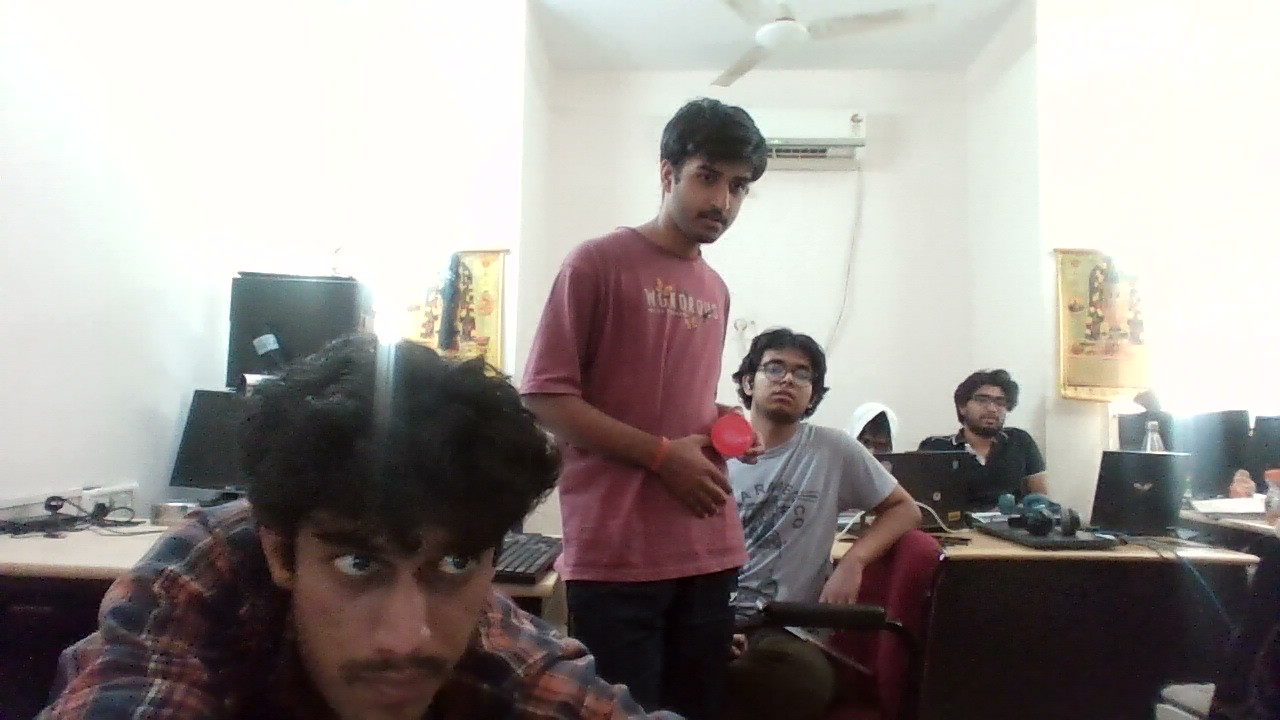
#> input picture main/tools/data/l (2).jpg, 1280 x 720 px
$ python -i seperate_layers.py   (imports and definitions only)
#> lines starting #> are read from the running program, lines starting #| are printed output that depends on the picture; after the words box and inside, x2 and y2 are one past the last pixel; in counts of white or black regions, pixels touching at a corner belong together
#> further down, picture is the input picture: shape (720, 1280, 3); mean B, G, R 147.5, 150.6, 156.2
import matplotlib.pyplot as plt
import matplotlib.cm as cm
import numpy as np
import cv2
import os

# [156 lines left out: functions save_images, save_new, plot_rgb_planes, not called in this run]

def save_sepreated_layers(img, layered=True, cmap='viridis', n_layers=5):

#> called with layered = True, cmap = 'viridis', n_layers = 5
    if layered:

        # Convert color image to grayscale if needed
        if len(img.shape) == 3:
            gray = cv2.cvtColor(img, cv2.COLOR_BGR2GRAY)
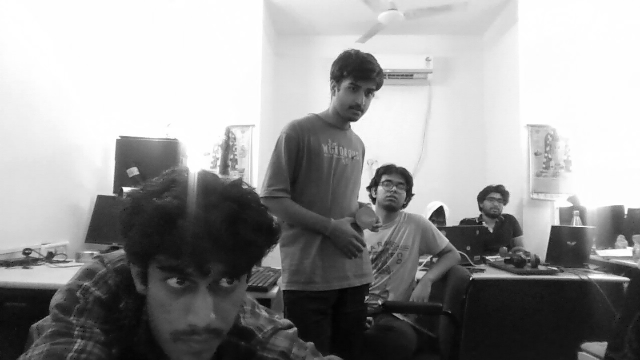
#> gray: shape (720, 1280) (shown at 1/2 size); min 0, max 255, mean 151.9
        else:
            gray = img

        # Create intensity ranges
        step = 256 // n_layers
        ranges = []

        for i in range(n_layers):
            low = i * step
            high = 255 if i == n_layers - 1 else (i + 1) * step
            ranges.append((low, high))

        parts = []

        for low, high in ranges:

            # Mask for intensity range
            mask = cv2.inRange(gray, low, high)

            # Extract region
            part = cv2.bitwise_and(gray, gray, mask=mask)

            parts.append(part)
#> this loop made 5 passes
#> pass 1, in save_sepreated_layers, `mask = cv2.inRange(gray, low, high)`:
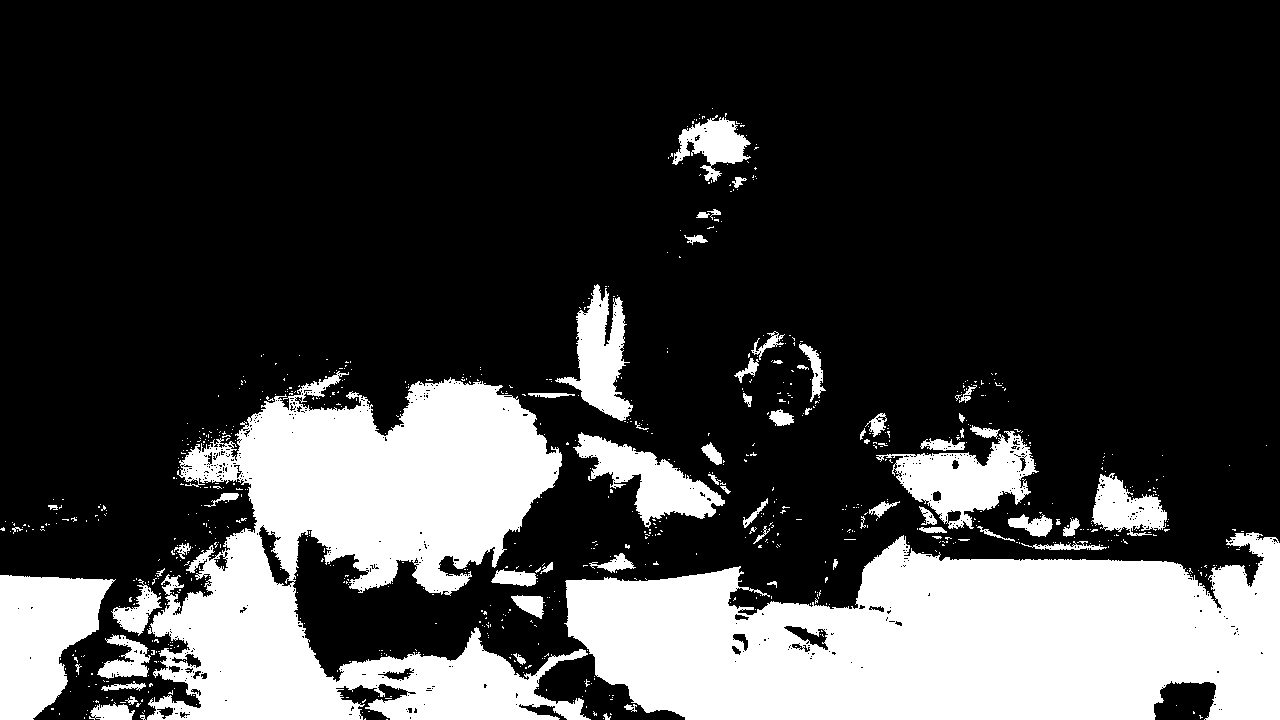
#> mask: shape (720, 1280); 24.8% white; 847 white regions (780 under 20 px), largest, box (x1, y1, x2, y2) and area: (564, 532, 1280, 720) 98887, (147, 371, 591, 720) 83152, (0, 575, 116, 720) 11032
#> pass 1, in save_sepreated_layers, `part = cv2.bitwise_and(gray, gray, mask=mask)`:
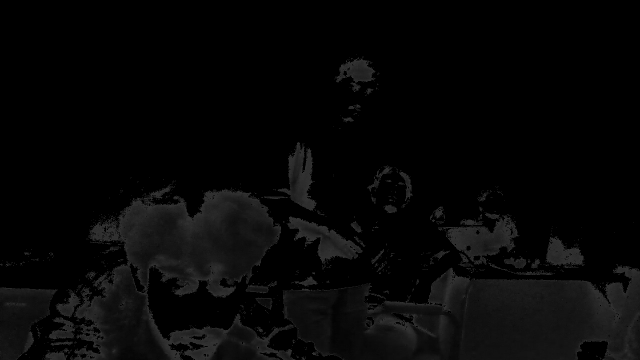
#> part: shape (720, 1280) (shown at 1/2 size); min 0, max 51, mean 6.7
#> pass 2, in save_sepreated_layers, `part = cv2.bitwise_and(gray, gray, mask=mask)`:
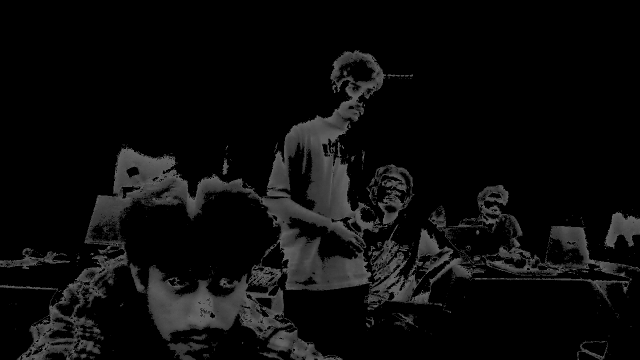
#> part: shape (720, 1280) (shown at 1/2 size); min 0, max 102, mean 11.7
#> after the loop, parts = 5 items

        # Plot results
        fig, axes = plt.subplots(
            1,
            len(parts) + 1,
            figsize=(4 * (len(parts) + 1), 5)
        )

        # Original image
        axes[0].imshow(gray, cmap=cmap)
        axes[0].set_title("Original")
        axes[0].axis("off")

        # Layered parts
        for i, part in enumerate(parts):
            axes[i + 1].imshow(part, cmap=cmap)
            axes[i + 1].set_title(
                f"{ranges[i][0]}-{ranges[i][1]}"
            )
            axes[i + 1].axis("off")

        plt.tight_layout()
        plt.show()
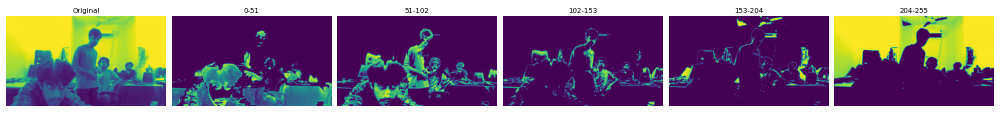
#> figure drawn by matplotlib, 6 panels
    else:
        hsv = cv2.cvtColor(img, cv2.COLOR_BGR2HSV)

        # [10 lines of commented-out code are left out]
        print("BYE")
        # save([hsv, yellow_part, blue_part])
        save_new(hsv)

>>> import cv2
>>> picture = cv2.imread('data/l (2).jpg')
>>> result = save_sepreated_layers(picture)

$ run again, on main/tools/data/l (4).jpg
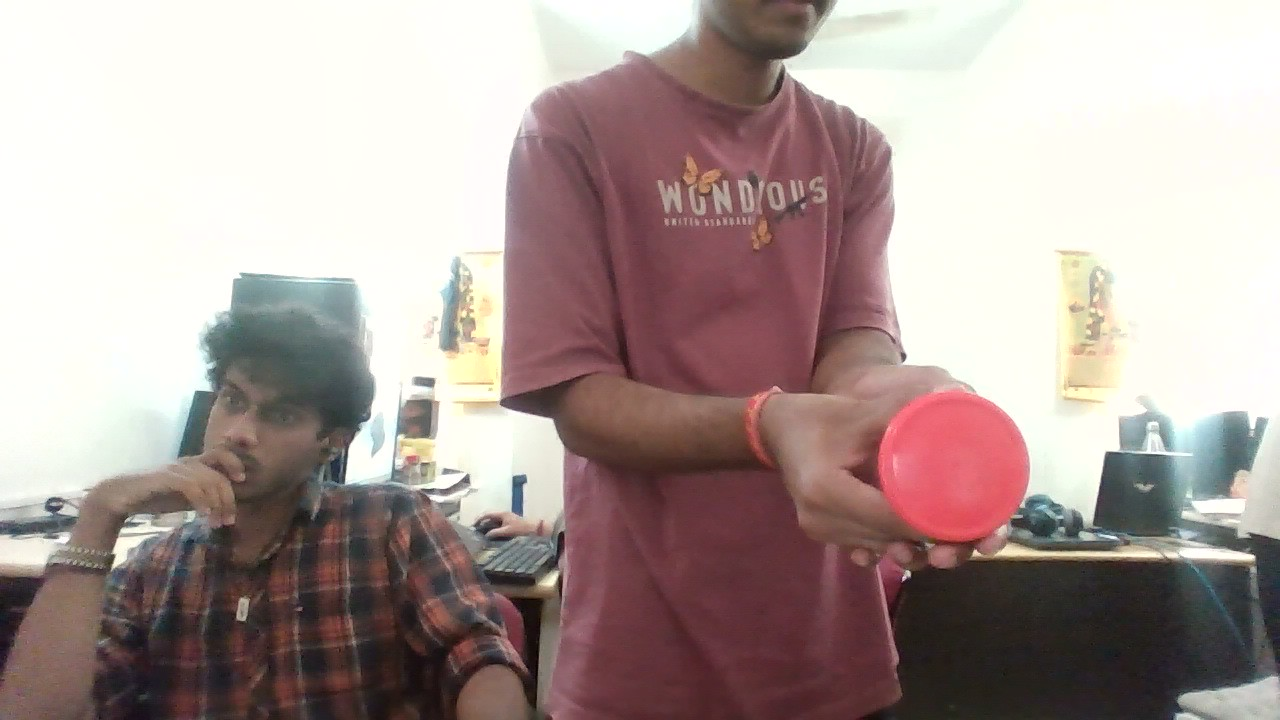
#> input picture main/tools/data/l (4).jpg, 1280 x 720 px
#> picture is the input picture: shape (720, 1280, 3); mean B, G, R 153.5, 157.1, 172.7
#> the loop in save_sepreated_layers, `for low, high in ranges:` made 5 passes
#> pass 1, in save_sepreated_layers, `mask = cv2.inRange(gray, low, high)`:
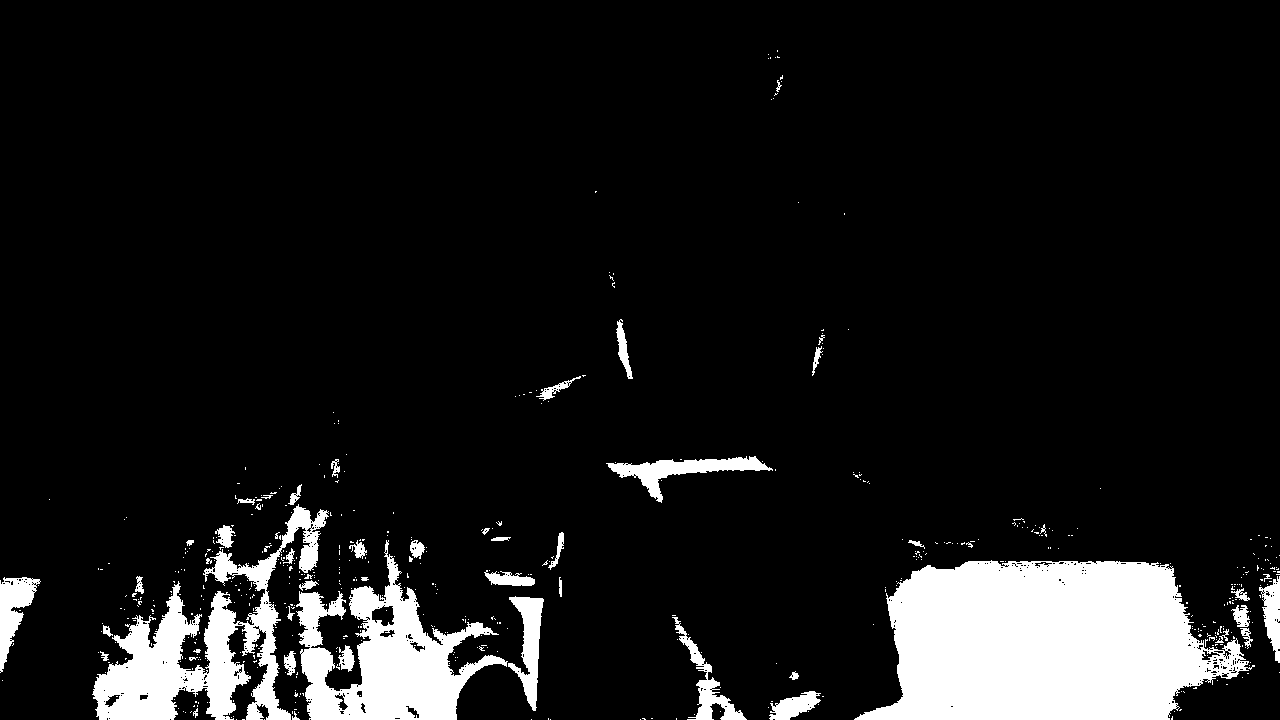
#> mask: shape (720, 1280); 10.1% white; 548 white regions (496 under 20 px), largest, box (x1, y1, x2, y2) and area: (854, 560, 1255, 720) 46650, (92, 504, 329, 720) 16292, (296, 540, 508, 720) 15490
#> pass 2, in save_sepreated_layers, `part = cv2.bitwise_and(gray, gray, mask=mask)`:
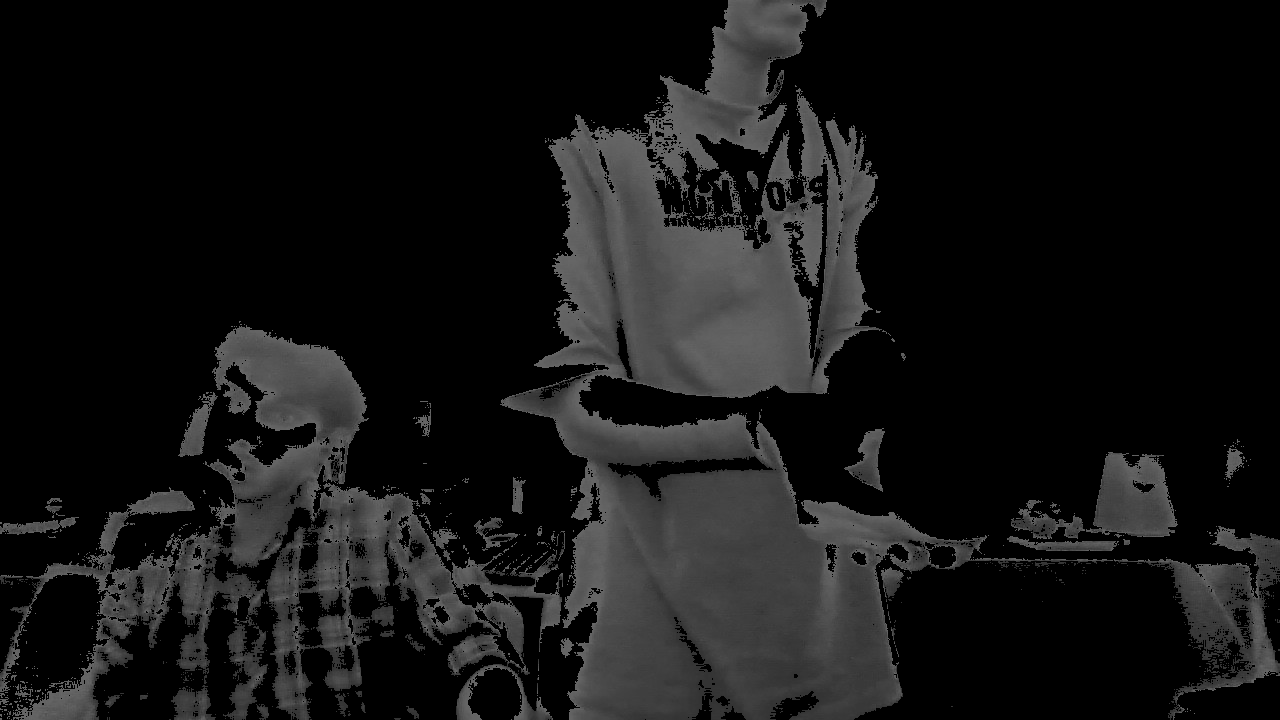
#> part: shape (720, 1280); min 0, max 102, mean 21
#> after the loop in save_sepreated_layers, `for low, high in ranges:`: parts = 5 items
#> the loop in save_sepreated_layers, `for i, part in enumerate(parts):` made 5 passes

$ run again, on main/tools/data/l.jpg
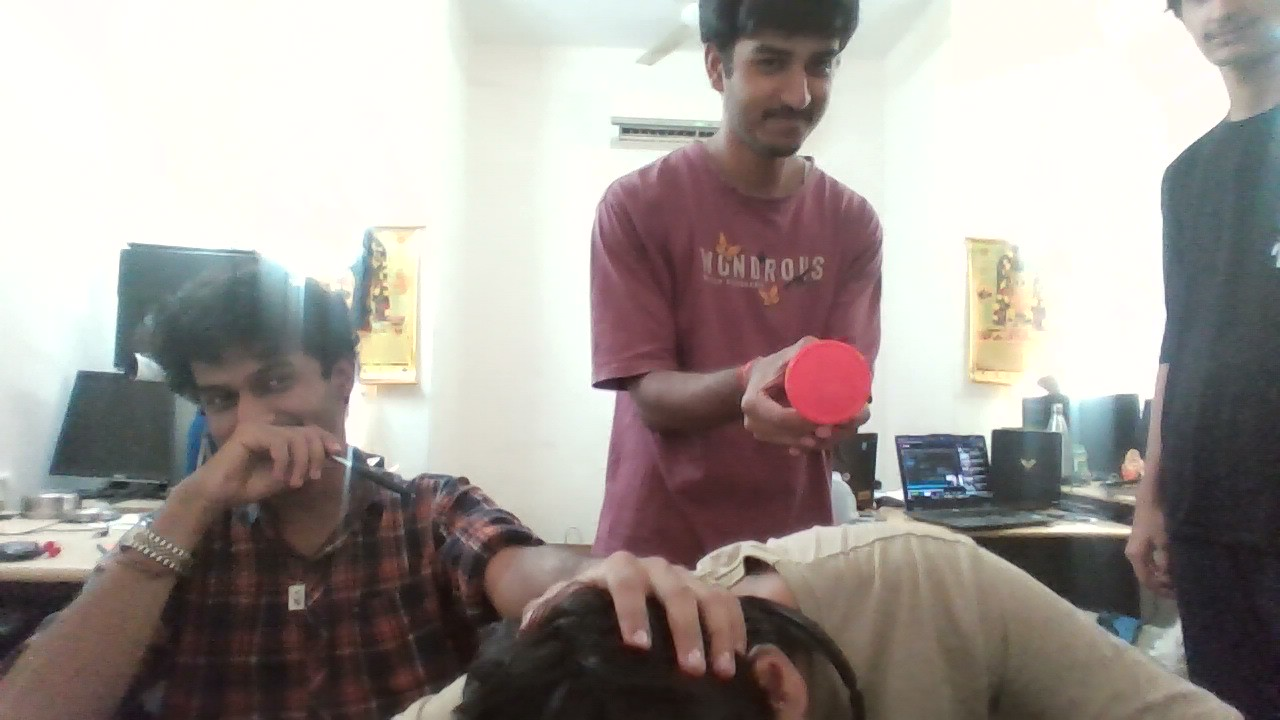
#> input picture main/tools/data/l.jpg, 1280 x 720 px
#> picture is the input picture: shape (720, 1280, 3); mean B, G, R 149.4, 153.6, 160.4
#> the loop in save_sepreated_layers, `for low, high in ranges:` made 5 passes
#> pass 1, in save_sepreated_layers, `mask = cv2.inRange(gray, low, high)`:
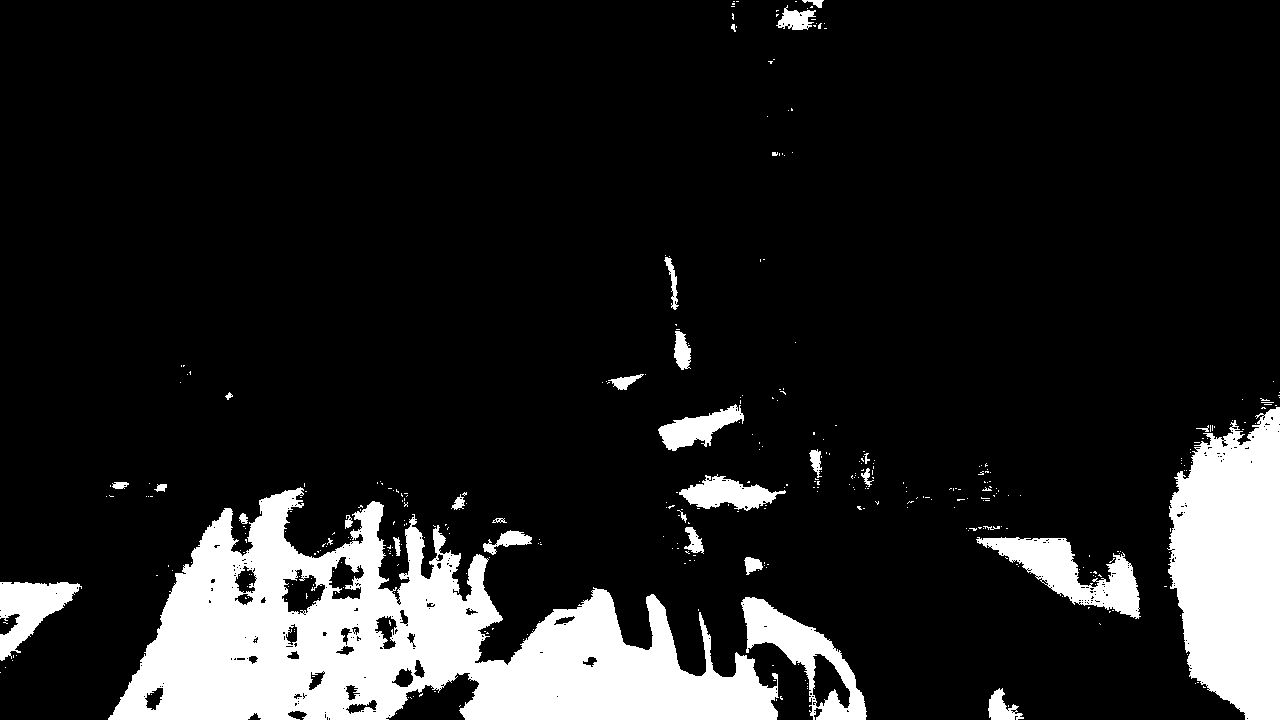
#> mask: shape (720, 1280); 13.5% white; 386 white regions (353 under 20 px), largest, box (x1, y1, x2, y2) and area: (108, 487, 779, 720) 75004, (1167, 407, 1280, 720) 27047, (976, 537, 1141, 619) 5286
#> pass 2, in save_sepreated_layers, `part = cv2.bitwise_and(gray, gray, mask=mask)`:
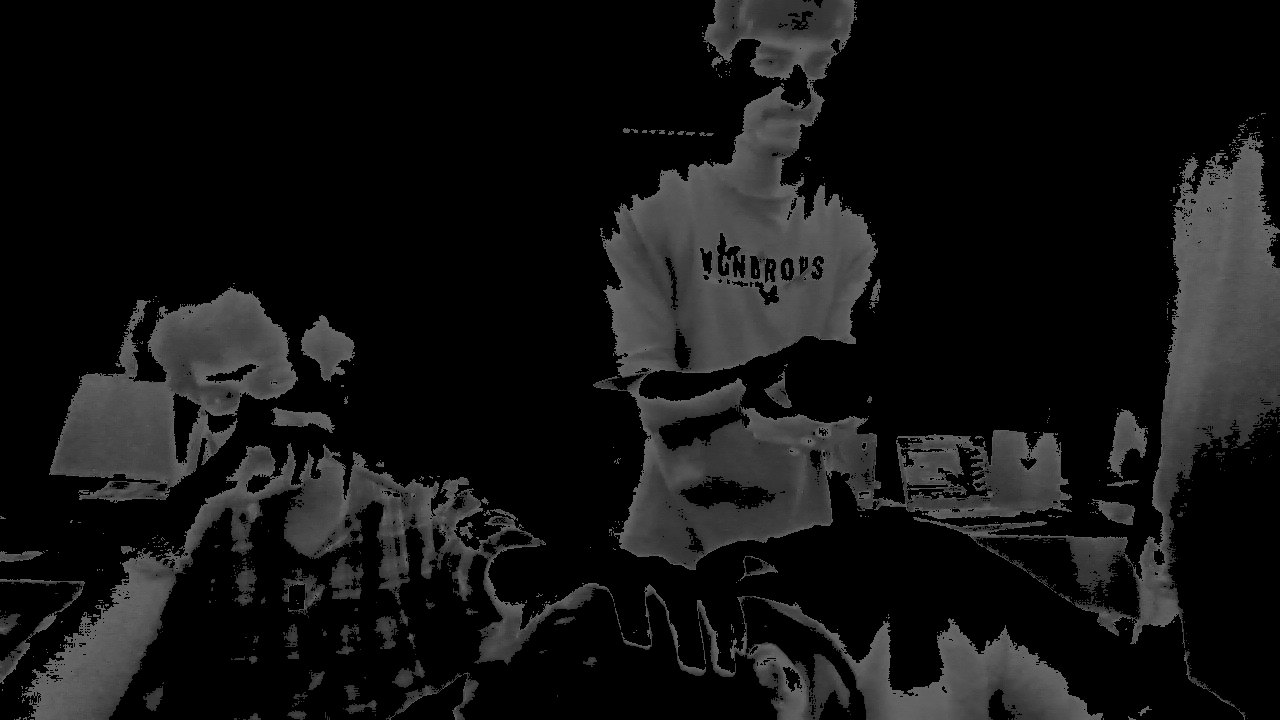
#> part: shape (720, 1280); min 0, max 102, mean 18.9
#> after the loop in save_sepreated_layers, `for low, high in ranges:`: parts = 5 items
#> the loop in save_sepreated_layers, `for i, part in enumerate(parts):` made 5 passes
